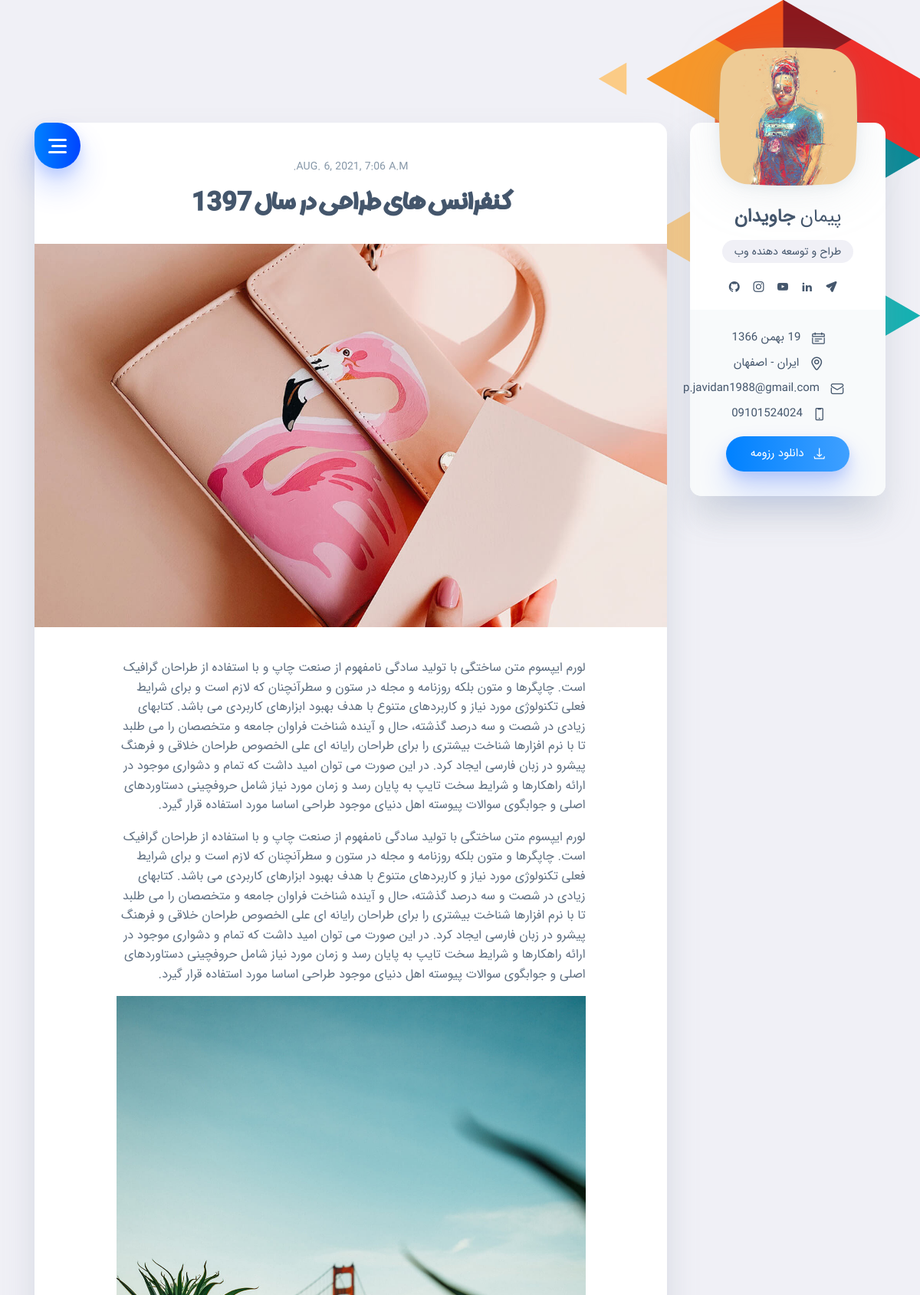
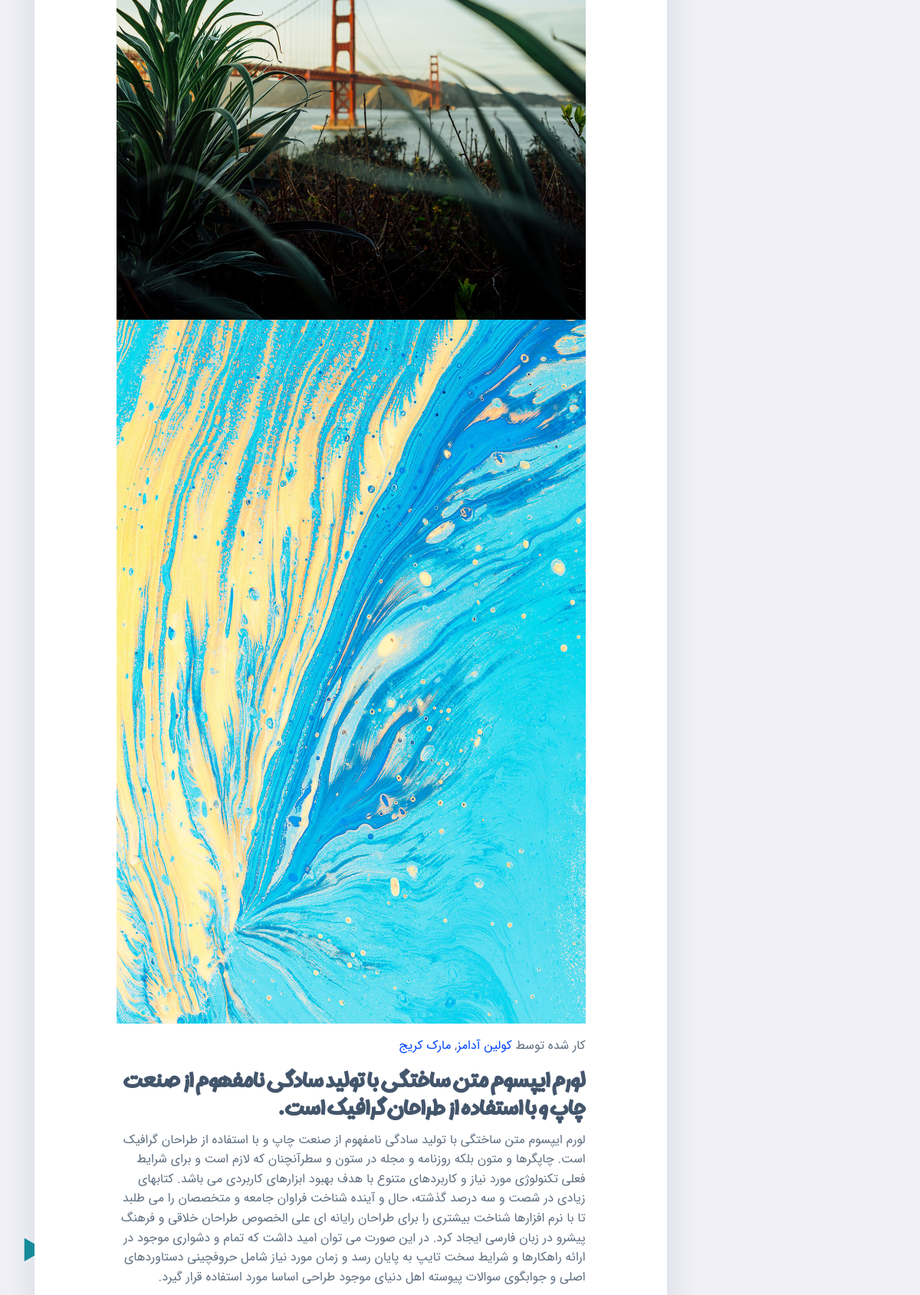
The page /blog/1 (upper part) on the database its author committed (2 pictures, top to bottom).
### home/models.py (models this page shows, shortened)
class Setting(models.Model):
    STATUS = (
        ('True', 'True'),
        ('False', 'False'),
    )
    name = models.CharField(max_length=150)
    last_name = models.CharField(max_length=150)
    keywords = models.CharField(max_length=255)
    description = models.CharField(max_length=255)
    address = models.CharField(max_length=250)
    phone = models.CharField(blank=True, max_length=15)
    email = models.CharField(blank=True, max_length=50)
    birth_day = models.CharField(max_length=150)
    birth_month = models.CharField(max_length=150)
    birth_year = models.CharField(max_length=150)
    icon = models.ImageField(blank=True, upload_to='images/Icons/%Y/%m/%d/')
    logo = models.ImageField(blank=True, upload_to='images/Logo/%Y/%m/%d/')
    profile_image = models.ImageField(blank=True, upload_to='images/Logo/%Y/%m/%d/')
    facebook = models.CharField(blank=True, max_length=150)
    github = models.CharField(blank=True, max_length=150)
    linkedin = models.CharField(blank=True, max_length=150)
    instagram = models.CharField(blank=True, max_length=150)
    twitter = models.CharField(blank=True, max_length=150)
    youtube = models.CharField(blank=True, max_length=150)
    whatsapp = models.CharField(blank=True, max_length=150)
    telegram = models.CharField(blank=True, max_length=150)
    instagram = models.CharField(blank=True, max_length=150)
    about = RichTextUploadingField(blank=True)
    footer_text = models.CharField(max_length=150)
    contact = RichTextUploadingField(blank=True)
    references = RichTextUploadingField(blank=True)
    status = models.CharField(max_length=10, choices=STATUS)
    create_at = jmodels.jDateField(auto_now_add=True)
    update_at = jmodels.jDateField(auto_now=True)

class Blog(models.Model):
    title = models.CharField(max_length=255)
    img = models.ImageField(blank=True, upload_to='images/blog/%Y/%m/%d/')
    description = RichTextUploadingField()
    create_at = models.DateTimeField(auto_now_add=True)
    update_at = models.DateTimeField(auto_now=True)
    class Meta:
        verbose_name = 'Blog'
        verbose_name_plural = 'Blog'

### home/views.py (the view)
# urls.py: path('blog/<int:id>', views.blog_detail, name='blog_detail'),
def blog_detail(request, id):
    blog = Blog.objects.get(pk=id)
    setting = Setting.objects.get(pk=1)
    context = {
        'blog': blog,
        'setting': setting
    }
    return render(request, 'blog_detail.html', context)

### home/templates/blog_detail.html (shortened to what this page needs)
{% extends 'homebase.html' %}
{% load static %}
{% load jformat %}
{% block body %}
    <main class="main">
        <div class="container gutter-top">
            <div class="row sticky-parent">
                <aside class="col-12 col-md-12 col-xl-3">
                    <div class="sidebar box pb-0 sticky-column">
                        <svg class="avatar avatar--180" viewBox="0 0 188 188">
                            <g class="avatar__box">
                                <image xlink:href="{{ setting.profile_image.url }}" height="100%" width="100%"/>
                            </g>
                        </svg>
                        <div class="text-center">
                            <h3 class="title title--h3 sidebar__user-name"><span
                                    class="weight--500">{{ setting.name }}</span>
                                {{ setting.last_name }}
                            </h3>
                            <div class="badge badge--gray">{{ setting.description }}</div>
                            <div class="social">
                                <a class="social__link" href="{{ setting.telegram }}"><i
                                        class="font-icon icon-send"></i></a>
                                <a class="social__link" href="{{ setting.linkedin }}"><i
                                        class="font-icon icon-linkedin2"></i></a>
                                <a class="social__link" href="{{ setting.youtube }}"><i
                                        class="font-icon icon-youtube"></i></a>
                                <a class="social__link" href="{{ setting.instagram }}"><i
                                        class="font-icon icon-instagram"></i></a>
                                <a class="social__link" href="{{ setting.github }}"><i
                                        class="font-icon icon-github"></i></a>
                            </div>
                        </div>
                        <div class="sidebar__info box-inner box-inner--rounded">
                            <ul class="contacts-block">
                                <li class="contacts-block__item" data-toggle="tooltip" data-placement="top"
                                    title="تاریخ تولد">
                                    <i class="font-icon icon-calendar"></i>{{ setting.birth_day }} {{ setting.birth_month }} {{ setting.birth_year }}
                                </li>
                                <li class="contacts-block__item" data-toggle="tooltip" data-placement="top"
                                    title="آدرس">
                                    <i class="font-icon icon-location"></i>{{ setting.address }}
                                </li>
                                <li class="contacts-block__item" data-toggle="tooltip" data-placement="top"
                                    title="ایمیل">
                                    <a href="mailto:example@mail.com"><i
                                            class="font-icon icon-envelope"></i>{{ setting.email }}</a>
                                </li>
                                <li class="contacts-block__item" data-toggle="tooltip" data-placement="top"
                                    title="تلفن">
                                    <i class="font-icon icon-phone"></i>{{ setting.phone }}
                                </li>
                            </ul>
                            <a class="btn btn--blue-gradient" href="#"><i class="font-icon icon-download"></i> دانلود
                                رزومه</a>
                        </div>
                    </div>
                </aside>
                <div class="col-12 col-md-12 col-xl-9">
                    <div class="box pb-0">
                        <div class="circle-menu">
                            <div class="hamburger">
                                <div class="line"></div>
                                <div class="line"></div>
                                <div class="line"></div>
                            </div>
                        </div>
                        <div class="inner-menu">
                        </div>
                    <div class="pb-3">
                        <header class="header-post">
                            <div class="header-post__date">{{ blog.create_at|jformat:"%Y/%m/%d" }}</div>
                            <h1 class="title title--h1">{{ blog.title }}</h1>
                            <div class="header-post__image-wrap">
                                <img class="cover lazyload" src="{{ blog.img.url }}" alt=""/>
                            </div>
                        </header>
                        <div class="caption-post">
                            {{ blog.description | safe }}
                        </div>
                    </div>
                    </div>
                </div>
            </div>
        </div>
    </main>
    </body>
    </html>
{% endblock body %}

### home/static/styles/rtl.css (style rules this page uses)
body, .sidebar__user-name,.tooltip-inner { font-family: 'IS'; }
h1, h2, h3, h4, h5, h6, .review-item .title, .news-item .title, .header-post .title { font-family: 'sarb'; }
html, body { direction: rtl; text-align: right; }
.bg-triangles { background-image: url(../images/triangles-top.png), url(../images/triangles-bottom.png); background-position: right top, left bottom; }
.social__link { margin-left: initial; margin-right: .8rem; }
.contacts-block .font-icon { margin-right: initial; margin-left: .875rem; }
.btn .font-icon { margin-right: initial; margin-left: .5rem; }
.circle-menu { right: initial; left: 0; border-radius: .937rem 50% 50% 50%; }
.inner-menu { padding-right: initial; padding-left: 2rem; right: initial; left: 0; }
.contacts-block { padding-left: initial; padding-right: 0; }

### rows shown on the page
Setting: name "پیمان", last_name "جاویدان", description "طراح و توسعه دهنده وب", birth_month "بهمن", birth_year "1366", address "ایران - اصفهان", email "p.javidan1988@gmail.com", phone "09101524024"
Blog: create_at|jformat "AUG. 6, 2021, 7:06 A.M.", title "کنفرانس های طراحی در سال 1397", img (picture), description "لورم ایپسوم متن ساختگی با تولید سادگی نامفهوم از صنعت چاپ و با استفاده از طراحان گرافیک است. چاپگرها و متون بلکه روزنامه و مجله در ستون و سطرآنچنان که لازم است و برای شرایط فعلی تکنولوژی مورد نیاز و کاربردهای متنوع با هدف بهبود ابزارهای کاربردی می باشد. کتابهای زیادی در شصت و سه درصد گذشته، حال و آینده شناخت فراوان جامعه و متخصصان را می طلبد تا با نرم افزارها شناخت بیشتری را برای طراحان رایانه ای علی الخصوص طراحان خلاقی و فرهنگ پیشرو در زبان فارسی ایجاد کرد. در این صورت می توان امید داشت که تمام و دشواری موجود در ارائه راهکارها و شرایط سخت تایپ به پایان رسد و زمان مورد نیاز شامل حروفچینی دستاوردهای اصلی و جوابگوی سوالات پیوسته اهل دنیای موجود طراحی اساسا مورد استفاده قرار گیرد. لورم ایپسوم…", description (picture)
